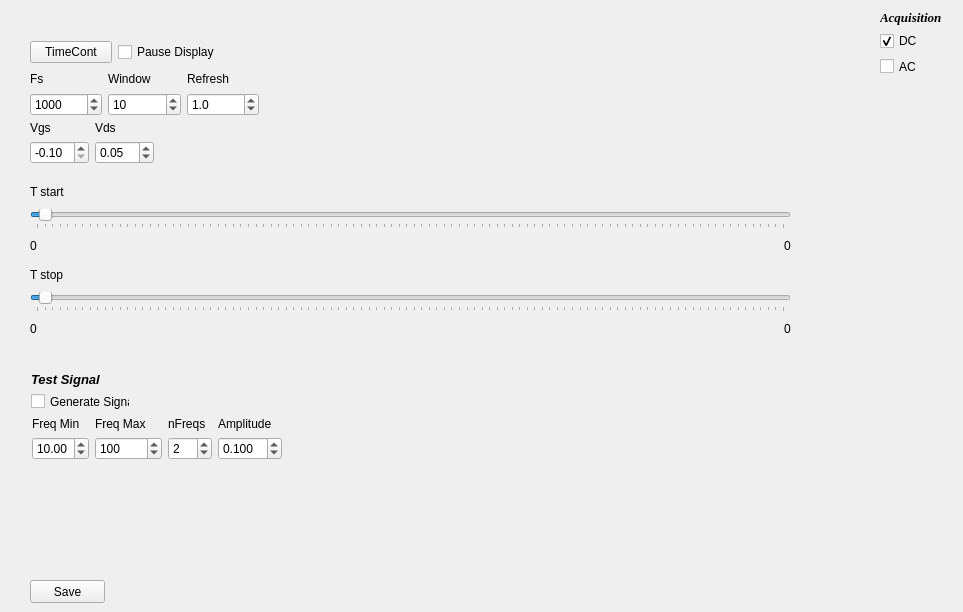
      <widget class="QWidget" name="tab_3">
       <attribute name="title">
        <string>TimePlot</string>
       </attribute>
       <widget class="QWidget" name="layoutWidget_5">
        <property name="geometry">
         <rect>
          <x>30</x>
          <y>180</y>
          <width>761</width>
          <height>160</height>
         </rect>
        </property>
        <layout class="QVBoxLayout" name="verticalLayout_43">
         <item>
          <layout class="QVBoxLayout" name="verticalLayout_40">
           <item>
            <widget class="QLabel" name="label_11">
             <property name="text">
              <string>T start</string>
             </property>
            </widget>
           </item>
           <item>
            <widget class="QSlider" name="SLTstart">
             <property name="value">
              <number>1</number>
             </property>
             <property name="tracking">
              <bool>false</bool>
             </property>
             <property name="orientation">
              <enum>Qt::Horizontal</enum>
             </property>
             <property name="tickPosition">
              <enum>QSlider::TicksBelow</enum>
             </property>
            </widget>
           </item>
           <item>
            <layout class="QHBoxLayout" name="horizontalLayout_9">
             <item>
              <widget class="QLabel" name="LblTstartMin">
               <property name="text">
                <string>0</string>
               </property>
              </widget>
             </item>
             <item>
              <spacer name="horizontalSpacer_4">
               <property name="orientation">
                <enum>Qt::Horizontal</enum>
               </property>
               <property name="sizeHint" stdset="0">
                <size>
                 <width>40</width>
                 <height>20</height>
                </size>
               </property>
              </spacer>
             </item>
             <item>
              <widget class="QLabel" name="LblTstartMax">
               <property name="text">
                <string>0</string>
               </property>
              </widget>
             </item>
            </layout>
           </item>
          </layout>
         </item>
         <item>
          <layout class="QVBoxLayout" name="verticalLayout_41">
           <item>
            <widget class="QLabel" name="label_12">
             <property name="text">
              <string>T stop</string>
             </property>
            </widget>
           </item>
           <item>
            <widget class="QSlider" name="SLTstop">
             <property name="value">
              <number>1</number>
             </property>
             <property name="tracking">
              <bool>false</bool>
             </property>
             <property name="orientation">
              <enum>Qt::Horizontal</enum>
             </property>
             <property name="tickPosition">
              <enum>QSlider::TicksBelow</enum>
             </property>
            </widget>
           </item>
           <item>
            <layout class="QHBoxLayout" name="horizontalLayout_10">
             <item>
              <widget class="QLabel" name="LblTstopMin">
               <property name="text">
                <string>0</string>
               </property>
              </widget>
             </item>
             <item>
              <spacer name="horizontalSpacer_3">
               <property name="orientation">
                <enum>Qt::Horizontal</enum>
               </property>
               <property name="sizeHint" stdset="0">
                <size>
                 <width>40</width>
                 <height>20</height>
                </size>
               </property>
              </spacer>
             </item>
             <item>
              <widget class="QLabel" name="LblStopMax">
               <property name="text">
                <string>0</string>
               </property>
              </widget>
             </item>
            </layout>
           </item>
          </layout>
         </item>
        </layout>
       </widget>
       <widget class="QWidget" name="layoutWidget_21">
        <property name="geometry">
         <rect>
          <x>30</x>
          <y>70</y>
          <width>229</width>
          <height>46</height>
         </rect>
        </property>
        <layout class="QHBoxLayout" name="horizontalLayout_27">
         <item>
          <layout class="QVBoxLayout" name="verticalLayout_78">
           <item>
            <widget class="QLabel" name="label_76">
             <property name="text">
              <string>Fs</string>
             </property>
            </widget>
           </item>
           <item>
            <widget class="QDoubleSpinBox" name="SpnFsTime">
             <property name="decimals">
              <number>0</number>
             </property>
             <property name="maximum">
              <double>200000.000000000000000</double>
             </property>
             <property name="singleStep">
              <double>100.000000000000000</double>
             </property>
             <property name="value">
              <double>1000.000000000000000</double>
             </property>
            </widget>
           </item>
          </layout>
         </item>
         <item>
          <layout class="QVBoxLayout" name="verticalLayout_79">
           <item>
            <widget class="QLabel" name="label_78">
             <property name="text">
              <string>Window</string>
             </property>
            </widget>
           </item>
           <item>
            <widget class="QSpinBox" name="SpnWindow">
             <property name="minimum">
              <number>1</number>
             </property>
             <property name="maximum">
              <number>100000</number>
             </property>
             <property name="value">
              <number>10</number>
             </property>
            </widget>
           </item>
          </layout>
         </item>
         <item>
          <layout class="QVBoxLayout" name="verticalLayout_80">
           <item>
            <widget class="QLabel" name="label_79">
             <property name="text">
              <string>Refresh</string>
             </property>
            </widget>
           </item>
           <item>
            <widget class="QDoubleSpinBox" name="SpnRefresh">
             <property name="decimals">
              <number>1</number>
             </property>
             <property name="minimum">
              <double>0.100000000000000</double>
             </property>
             <property name="maximum">
              <double>100.000000000000000</double>
             </property>
             <property name="value">
              <double>1.000000000000000</double>
             </property>
            </widget>
           </item>
          </layout>
         </item>
        </layout>
       </widget>
       <widget class="QWidget" name="layoutWidget_22">
        <property name="geometry">
         <rect>
          <x>30</x>
          <y>40</y>
          <width>190</width>
          <height>25</height>
         </rect>
        </property>
        <layout class="QHBoxLayout" name="horizontalLayout_28">
         <item>
          <widget class="QPushButton" name="ButCont">
           <property name="text">
            <string>TimeCont</string>
           </property>
          </widget>
         </item>
         <item>
          <widget class="QCheckBox" name="ChckPauseCont">
           <property name="text">
            <string>Pause Display</string>
           </property>
          </widget>
         </item>
        </layout>
       </widget>
       <widget class="QWidget" name="layoutWidget_23">
        <property name="geometry">
         <rect>
          <x>30</x>
          <y>120</y>
          <width>124</width>
          <height>44</height>
         </rect>
        </property>
        <layout class="QGridLayout" name="gridLayout_21">
         <item row="0" column="0">
          <widget class="QLabel" name="label_80">
           <property name="text">
            <string>Vgs</string>
           </property>
          </widget>
         </item>
         <item row="1" column="0">
          <widget class="QDoubleSpinBox" name="SpnSVgsTP">
           <property name="correctionMode">
            <enum>QAbstractSpinBox::CorrectToPreviousValue</enum>
           </property>
           <property name="minimum">
            <double>-0.100000000000000</double>
           </property>
           <property name="maximum">
            <double>0.600000000000000</double>
           </property>
           <property name="singleStep">
            <double>0.100000000000000</double>
           </property>
           <property name="value">
            <double>-0.100000000000000</double>
           </property>
          </widget>
         </item>
         <item row="0" column="1">
          <widget class="QLabel" name="label_81">
           <property name="text">
            <string>Vds</string>
           </property>
          </widget>
         </item>
         <item row="1" column="1">
          <widget class="QDoubleSpinBox" name="SpnSVdsTP">
           <property name="maximum">
            <double>0.100000000000000</double>
           </property>
           <property name="singleStep">
            <double>0.010000000000000</double>
           </property>
           <property name="value">
            <double>0.050000000000000</double>
           </property>
          </widget>
         </item>
        </layout>
       </widget>
       <widget class="QWidget" name="layoutWidget">
        <property name="geometry">
         <rect>
          <x>880</x>
          <y>10</y>
          <width>74</width>
          <height>66</height>
         </rect>
        </property>
        <layout class="QGridLayout" name="gridLayout_10">
         <item row="0" column="0">
          <widget class="QLabel" name="label_34">
           <property name="font">
            <font>
             <family>Times New Roman</family>
             <pointsize>10</pointsize>
             <weight>75</weight>
             <italic>true</italic>
             <bold>true</bold>
            </font>
           </property>
           <property name="text">
            <string>Acquisition</string>
           </property>
          </widget>
         </item>
         <item row="1" column="0">
          <layout class="QGridLayout" name="gridLayout_9">
           <item row="0" column="0">
            <widget class="QCheckBox" name="chckTpDC">
             <property name="text">
              <string>DC</string>
             </property>
             <property name="checkable">
              <bool>true</bool>
             </property>
             <property name="checked">
              <bool>true</bool>
             </property>
             <property name="autoExclusive">
              <bool>true</bool>
             </property>
            </widget>
           </item>
           <item row="1" column="0">
            <widget class="QCheckBox" name="chckTpAC">
             <property name="text">
              <string>AC</string>
             </property>
             <property name="checkable">
              <bool>true</bool>
             </property>
             <property name="checked">
              <bool>false</bool>
             </property>
             <property name="autoExclusive">
              <bool>true</bool>
             </property>
            </widget>
           </item>
          </layout>
         </item>
        </layout>
       </widget>
       <widget class="QPushButton" name="ButSaveCont">
        <property name="geometry">
         <rect>
          <x>30</x>
          <y>580</y>
          <width>75</width>
          <height>23</height>
         </rect>
        </property>
        <property name="text">
         <string>Save</string>
        </property>
       </widget>
       <widget class="QLabel" name="label_41">
        <property name="geometry">
         <rect>
          <x>31</x>
          <y>371</y>
          <width>72</width>
          <height>16</height>
         </rect>
        </property>
        <property name="font">
         <font>
          <pointsize>10</pointsize>
          <weight>75</weight>
          <italic>true</italic>
          <bold>true</bold>
         </font>
        </property>
        <property name="text">
         <string>Test Signal</string>
        </property>
       </widget>
       <widget class="QCheckBox" name="chckTestSig">
        <property name="geometry">
         <rect>
          <x>31</x>
          <y>393</y>
          <width>99</width>
          <height>17</height>
         </rect>
        </property>
        <property name="text">
         <string>Generate Signal</string>
        </property>
        <property name="checked">
         <bool>false</bool>
        </property>
       </widget>
       <widget class="QWidget" name="layoutWidget">
        <property name="geometry">
         <rect>
          <x>32</x>
          <y>417</y>
          <width>250</width>
          <height>43</height>
         </rect>
        </property>
        <layout class="QGridLayout" name="gridLayout_14">
         <item row="0" column="0">
          <layout class="QVBoxLayout" name="verticalLayout_22">
           <item>
            <widget class="QLabel" name="label_35">
             <property name="text">
              <string>Freq Min</string>
             </property>
            </widget>
           </item>
           <item>
            <widget class="QDoubleSpinBox" name="SpnTestFreqMin">
             <property name="singleStep">
              <double>0.010000000000000</double>
             </property>
             <property name="value">
              <double>10.000000000000000</double>
             </property>
            </widget>
           </item>
          </layout>
         </item>
         <item row="0" column="1">
          <layout class="QVBoxLayout" name="verticalLayout_23">
           <item>
            <widget class="QLabel" name="label_36">
             <property name="text">
              <string>Freq Max</string>
             </property>
            </widget>
           </item>
           <item>
            <widget class="QSpinBox" name="SpnTestFreqMax">
             <property name="maximum">
              <number>10000000</number>
             </property>
             <property name="value">
              <number>100</number>
             </property>
            </widget>
           </item>
          </layout>
         </item>
         <item row="0" column="2">
          <layout class="QVBoxLayout" name="verticalLayout_29">
           <item>
            <widget class="QLabel" name="label_39">
             <property name="text">
              <string>nFreqs</string>
             </property>
            </widget>
           </item>
           <item>
            <widget class="QSpinBox" name="SpnTestNFreqs">
             <property name="value">
              <number>2</number>
             </property>
            </widget>
           </item>
          </layout>
         </item>
         <item row="0" column="3">
          <layout class="QVBoxLayout" name="verticalLayout_30">
           <item>
            <widget class="QLabel" name="label_40">
             <property name="text">
              <string>Amplitude</string>
             </property>
            </widget>
           </item>
           <item>
            <widget class="QDoubleSpinBox" name="SpnTestAmp">
             <property name="decimals">
              <number>3</number>
             </property>
             <property name="maximum">
              <double>75.000000000000000</double>
             </property>
             <property name="value">
              <double>0.100000000000000</double>
             </property>
            </widget>
           </item>
          </layout>
         </item>
        </layout>
       </widget>
      </widget>
